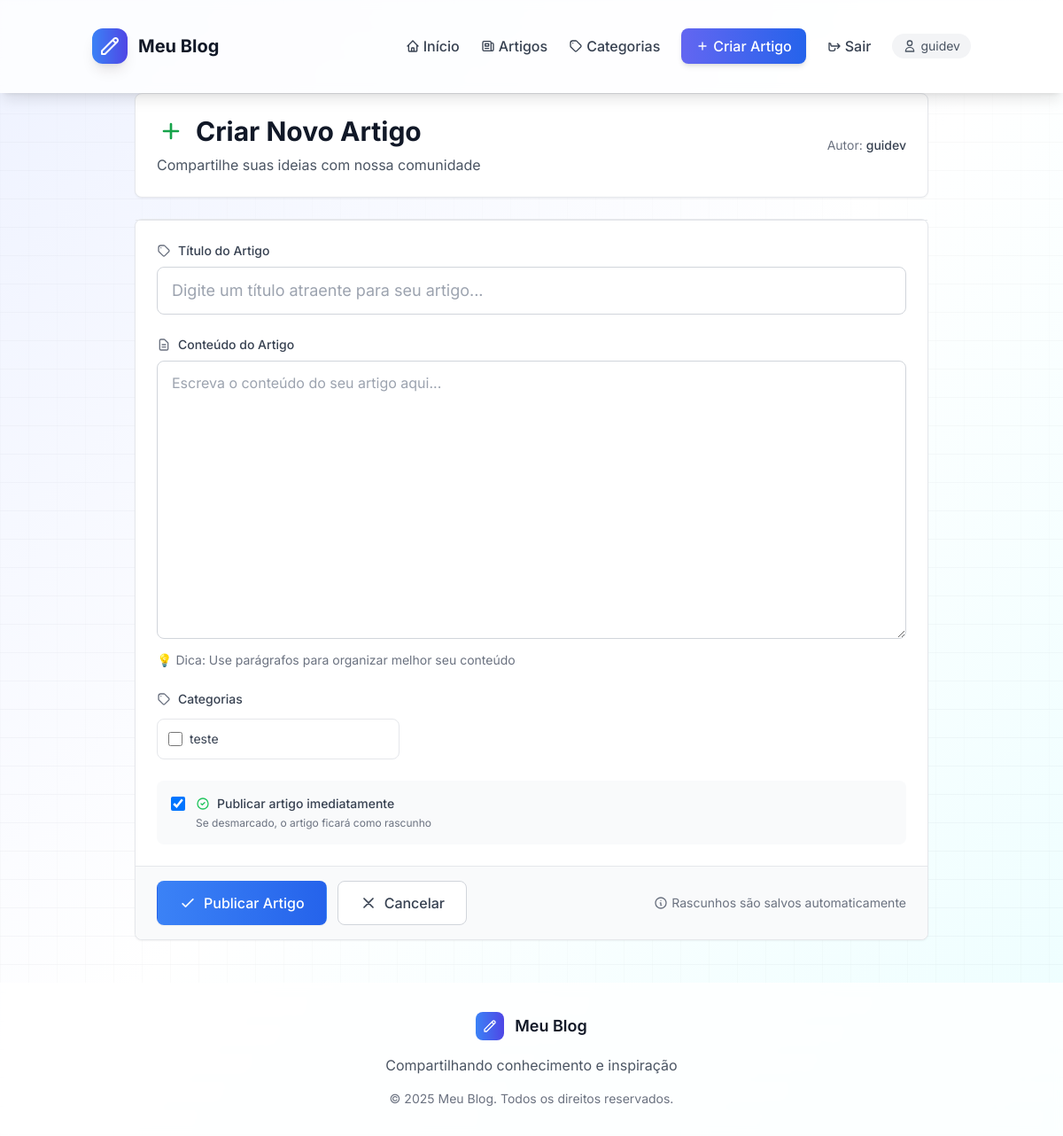
The app's page /artigo/novo/ (signed in), older data.
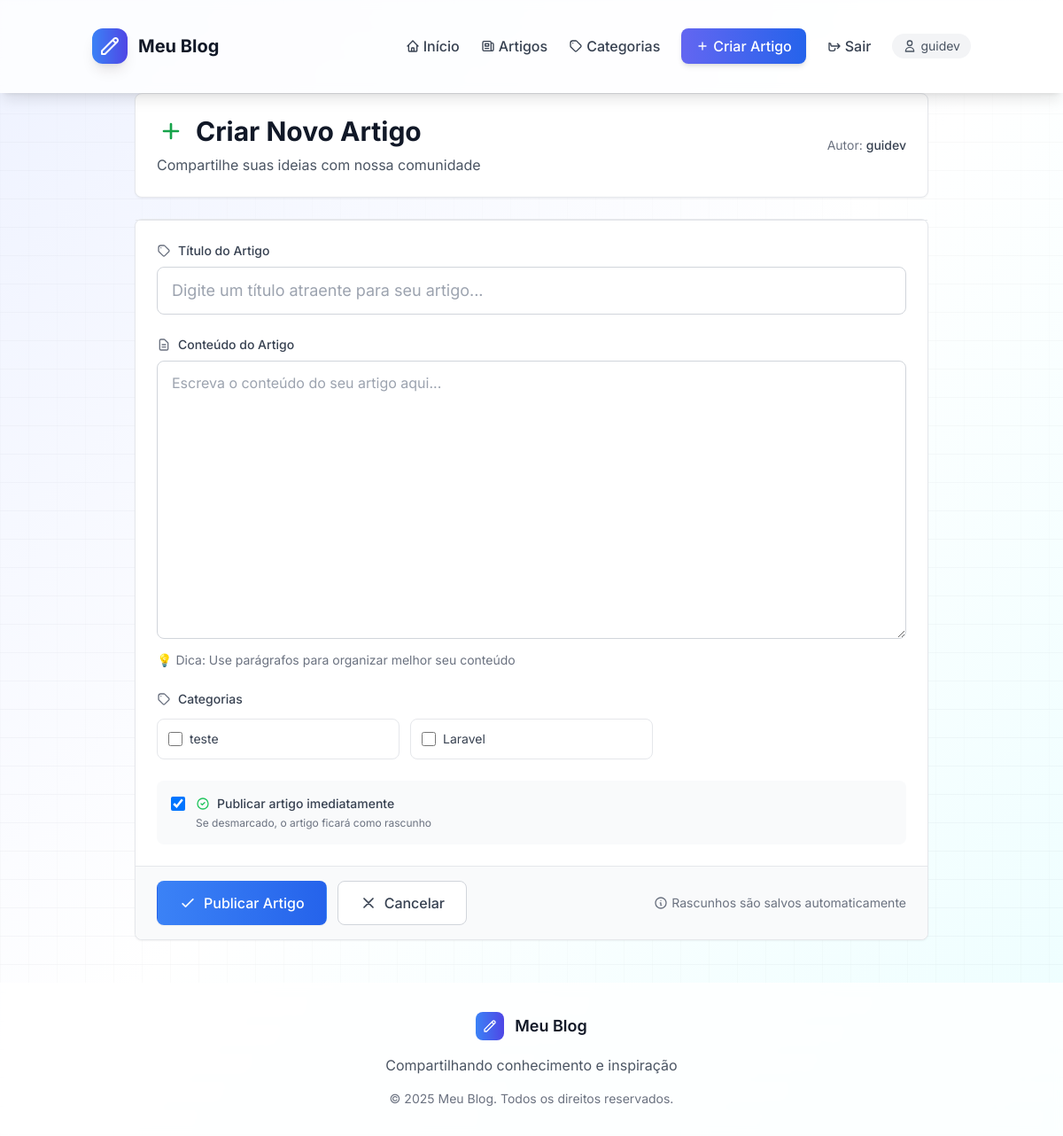
The same page, newer data.
### blog/models.py (models this page shows)
class Categoria(models.Model):
    nome = models.CharField(max_length=100)
    descricao = models.TextField(blank=True)
    def __str__(self):
        return self.nome
    class Meta:
        verbose_name = 'Categoria'
        verbose_name_plural = 'Categorias'

### blog/views.py (the view)
# urls.py: path('artigo/novo/', views.artigo_create, name='artigo_create'),
@login_required
def artigo_create(request):
    if request.method == 'POST':
        form = ArtigoForm(request.POST)
        if form.is_valid():
            artigo = form.save(commit=False)
            artigo.autor = request.user
            artigo.save()
            form.save_m2m()
            return redirect('artigo_list')
    else:
        form = ArtigoForm()
    return render(request, 'blog/artigo_form.html', {'form': form})

### blog/forms.py
class ArtigoForm(forms.ModelForm):
    class Meta:
        model = Artigo
        fields = ['titulo', 'conteudo', 'categorias', 'publicado']
        widgets = {
            'titulo': forms.TextInput(attrs={'class': 'form-control'}),
            'conteudo': forms.Textarea(attrs={'class': 'form-control', 'rows': 10}),
            'categorias': forms.CheckboxSelectMultiple(),
        }

### blog/models.py (called while the page is built)
    def is_admin(self):
        return self.tipo_usuario == self.ADMIN

### blog/templates/blog/artigo_form.html (shortened to what the changed rows need)
{% extends 'blog/base.html' %}
{% block content %}
<div class="max-w-4xl mx-auto">
    <div class="bg-white rounded-lg shadow-sm border border-gray-200 mb-6 p-6">
        <div class="flex items-center justify-between">
            <div>
                <h1 class="text-3xl font-bold text-gray-900">
                    {% if form.instance.pk %}
                        <span class="flex items-center">
                            <svg class="w-8 h-8 mr-3 text-blue-600" fill="none" stroke="currentColor" viewBox="0 0 24 24">
                                <path stroke-linecap="round" stroke-linejoin="round" stroke-width="2" d="M11 5H6a2 2 0 00-2 2v11a2 2 0 002 2h11a2 2 0 002-2v-5m-1.414-9.414a2 2 0 112.828 2.828L11.828 15H9v-2.828l8.586-8.586z"></path>
                            </svg>
                            Editar Artigo
                        </span>
                    {% else %}
                        <span class="flex items-center">
                            <svg class="w-8 h-8 mr-3 text-green-600" fill="none" stroke="currentColor" viewBox="0 0 24 24">
                                <path stroke-linecap="round" stroke-linejoin="round" stroke-width="2" d="M12 6v6m0 0v6m0-6h6m-6 0H6"></path>
                            </svg>
                            Criar Novo Artigo
                        </span>
                    {% endif %}
                </h1>
            </div>
        </div>
    </div>
    <div class="bg-white rounded-lg shadow-sm border border-gray-200">
        <form method="POST" enctype="multipart/form-data" class="divide-y divide-gray-200">
            <div class="p-6 space-y-6">
                <div>
                    <div class="grid grid-cols-2 md:grid-cols-3 gap-3">
                        {% for choice in form.categorias %}
                            <label class="flex items-center p-3 border border-gray-200 rounded-lg hover:bg-gray-50 cursor-pointer transition duration-200">
                                {{ choice.tag }}
                                <span class="ml-2 text-sm text-gray-700">{{ choice.choice_label }}</span>
                            </label>
                        {% endfor %}
                    </div>
                </div>
            </div>
        </form>
    </div>
</div>
{% endblock %}

Row changes from the older to the newer data that the page shows:
added Categoria: choice_label "Laravel"
